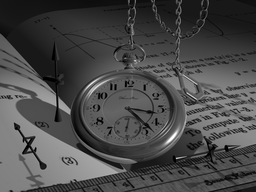
#> input picture AT3/imagens de entrada/gray_watch.png, 256 x 192 px, shrunk from 1024 x 768 before the run
$ python Q4.py
#> lines starting #> are read from the running program, lines starting #| are printed output that depends on the picture
### AT3/utils.py
import inspect
from pathlib import Path
from typing import Literal

import cv2
import numpy as np

ImageType = Literal["png", "bmp", "tiff", "webp", "pgm", "jpg"]


def readImageFromMemory(imgName, imgDirectory, readMode):
#> called with imgName = 'gray_watch.png', imgDirectory = 'imagens de entrada', readMode = 0
    fileBytes = np.fromfile(
        Path(__file__).parent / imgDirectory / imgName, dtype=np.uint8
    )
    imageNdArray = cv2.imdecode(fileBytes, readMode)
#> imageNdArray is the input picture: shape (192, 256); min 0, max 255, mean 73.9

    return imageNdArray


def saveImage(imageNdArray, name, imgType: ImageType = "png"):
    # __file__ here would be utils.py, so the folder is named after the caller
    callerFile = Path(inspect.currentframe().f_back.f_code.co_filename)

    OUTPUT_DIR = callerFile.parent / (callerFile.stem + "_output")
    OUTPUT_DIR.mkdir(exist_ok=True)

    extension = "." + imgType.lstrip(".")
    path = OUTPUT_DIR / (name + extension)

    ok, encodedBytes = cv2.imencode(extension, imageNdArray)

    if not ok:
        raise ValueError(f"could not encode image: {path}")

    encodedBytes.tofile(path)

    return path

### AT3/Q4.py
import cv2
import numpy as np

from utils import readImageFromMemory, saveImage


def buildGaussianKernel(size, sigma):
    # the x and y values: distances from the center
    #   size 21 -> [-10, ..., 0, ..., 10]
    coordinates = np.arange(size) - size // 2

    # x² + y² for every cell (x as a column, y as a row, crossed by broadcasting)
    squaredDistance = coordinates[:, None] ** 2 + coordinates[None, :] ** 2

    # G(x, y) = e^(-(x² + y²) / (2 · σ²))
    kernel = np.exp(-squaredDistance / (2 * sigma**2))

    # G(x, y) / Σ G: the weights add up to 1, so the blur keeps the brightness
    return kernel / kernel.sum()


def applyKernel(imageNdArray, kernel):
    kernelHeight, kernelWidth = kernel.shape

    windows = np.lib.stride_tricks.sliding_window_view(
        imageNdArray, (kernelHeight, kernelWidth)
    )

  # [ Position 0,0 ]  ──>  Holds an inner 3x3 matrix  ──>  Axes (-2, -1)
  # [ Position 0,1 ]  ──>  Holds an inner 3x3 matrix  ──>  Axes (-2, -1)
  # [ Position 0,2 ]  ──>  Holds an inner 3x3 matrix  ──>  Axes (-2, -1)

    insideEachWindow = (-2, -1)
    filtered = (windows * kernel).sum(axis=insideEachWindow)

    return np.round(filtered).astype(np.uint8) # convert to unsigned 8-bit integers


def paddingByRepeatingBorder(imageNdArray, kernelSize):
#> called with kernelSize = 21
    margin = kernelSize // 2

    return np.pad(imageNdArray, margin, mode="edge") # pad the image by repeating the border pixels
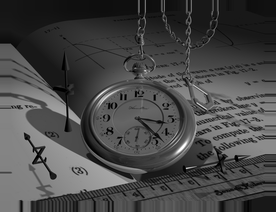
#> returned value: shape (212, 276); min 0, max 255, mean 71.8


def applyGaussianBlur(imageNdArray, kernelSize, sigma):
    return applyKernel(imageNdArray, buildGaussianKernel(kernelSize, sigma)) # extract the kernel and apply it to the image
#> in applyKernel, `filtered = (windows * kernel).sum(axis=insideEachWindow)`:
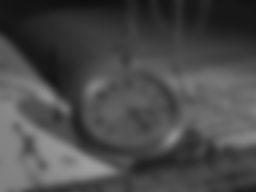
#> filtered: shape (192, 256) float64; min 15, max 159.1, mean 73.8


def divideByBlurredVersion(imageNdArray, blurred):
    return imageNdArray / np.maximum(blurred, 1) # prevent division by zero
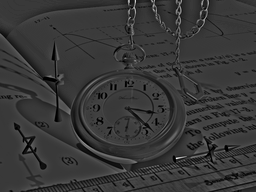
#> returned value: shape (192, 256) float64; min 0, max 4.47, mean 0.986; drawn with min black and max white


def convertRatioToGrayLevels(ratio):
    sketch = np.clip(ratio, 0, 1) * 255 # scale to 0-255 range
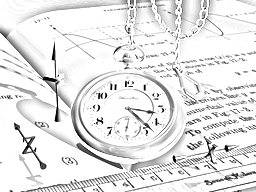
#> sketch: shape (192, 256) float64; min 0, max 255, mean 230.6

    return np.round(sketch).astype(np.uint8) # convert to unsigned 8-bit integers


# ================================================================================================

watchImg = readImageFromMemory(
    imgName="gray_watch.png",
    imgDirectory="imagens de entrada",
    readMode=cv2.IMREAD_GRAYSCALE,
)

watchPadded = paddingByRepeatingBorder(watchImg, kernelSize=21)
watchBlurred = applyGaussianBlur(watchPadded, kernelSize=21, sigma=4)
watchRatio = divideByBlurredVersion(watchImg, watchBlurred)
watchSketch = convertRatioToGrayLevels(watchRatio)

saveImage(imageNdArray=watchSketch, name="gray_watch_sketch", imgType="png")
